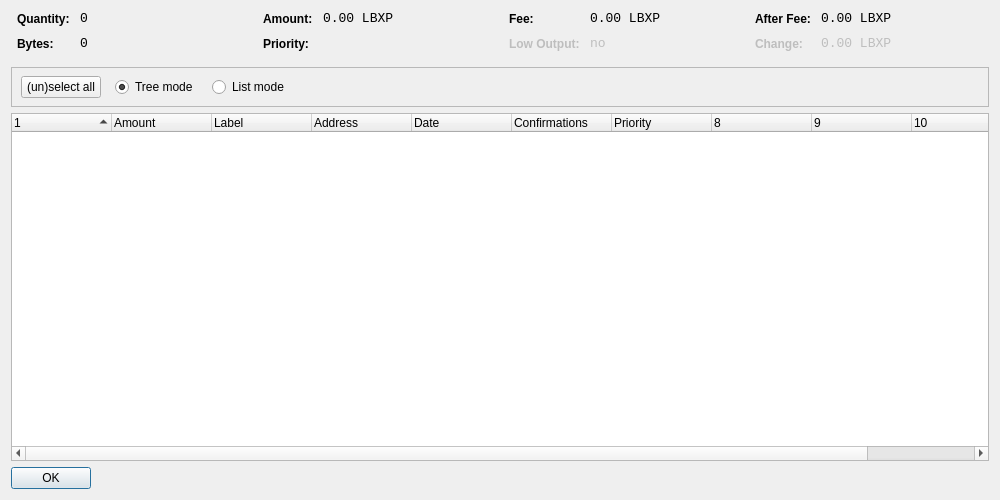
<?xml version="1.0" encoding="UTF-8"?>
<ui version="4.0">
 <class>CoinControlDialog</class>
 <widget class="QDialog" name="CoinControlDialog">
  <property name="geometry">
   <rect>
    <x>0</x>
    <y>0</y>
    <width>1000</width>
    <height>500</height>
   </rect>
  </property>
  <property name="windowTitle">
   <string>Coin Control</string>
  </property>
  <layout class="QVBoxLayout" name="verticalLayout">
   <item>
    <layout class="QHBoxLayout" name="horizontalLayoutTop" stretch="0,0,0,0">
     <property name="topMargin">
      <number>0</number>
     </property>
     <property name="bottomMargin">
      <number>10</number>
     </property>
     <item>
      <layout class="QFormLayout" name="formLayoutCoinControl1">
       <property name="horizontalSpacing">
        <number>10</number>
       </property>
       <property name="verticalSpacing">
        <number>10</number>
       </property>
       <property name="leftMargin">
        <number>6</number>
       </property>
       <property name="rightMargin">
        <number>6</number>
       </property>
       <item row="0" column="0">
        <widget class="QLabel" name="labelCoinControlQuantityText">
         <property name="styleSheet">
          <string notr="true">font-weight:bold;</string>
         </property>
         <property name="text">
          <string>Quantity:</string>
         </property>
        </widget>
       </item>
       <item row="0" column="1">
        <widget class="QLabel" name="labelCoinControlQuantity">
         <property name="font">
          <font>
           <family>Monospace</family>
           <pointsize>10</pointsize>
          </font>
         </property>
         <property name="cursor">
          <cursorShape>IBeamCursor</cursorShape>
         </property>
         <property name="contextMenuPolicy">
          <enum>Qt::ActionsContextMenu</enum>
         </property>
         <property name="text">
          <string notr="true">0</string>
         </property>
         <property name="textInteractionFlags">
          <set>Qt::LinksAccessibleByMouse|Qt::TextSelectableByKeyboard|Qt::TextSelectableByMouse</set>
         </property>
        </widget>
       </item>
       <item row="1" column="0">
        <widget class="QLabel" name="labelCoinControlBytesText">
         <property name="styleSheet">
          <string notr="true">font-weight:bold;</string>
         </property>
         <property name="text">
          <string>Bytes:</string>
         </property>
        </widget>
       </item>
       <item row="1" column="1">
        <widget class="QLabel" name="labelCoinControlBytes">
         <property name="font">
          <font>
           <family>Monospace</family>
           <pointsize>10</pointsize>
          </font>
         </property>
         <property name="cursor">
          <cursorShape>IBeamCursor</cursorShape>
         </property>
         <property name="contextMenuPolicy">
          <enum>Qt::ActionsContextMenu</enum>
         </property>
         <property name="text">
          <string notr="true">0</string>
         </property>
         <property name="textInteractionFlags">
          <set>Qt::LinksAccessibleByMouse|Qt::TextSelectableByKeyboard|Qt::TextSelectableByMouse</set>
         </property>
        </widget>
       </item>
      </layout>
     </item>
     <item>
      <layout class="QFormLayout" name="formLayoutCoinControl2">
       <property name="horizontalSpacing">
        <number>10</number>
       </property>
       <property name="verticalSpacing">
        <number>10</number>
       </property>
       <property name="leftMargin">
        <number>6</number>
       </property>
       <property name="rightMargin">
        <number>6</number>
       </property>
       <item row="0" column="0">
        <widget class="QLabel" name="labelCoinControlAmountText">
         <property name="styleSheet">
          <string notr="true">font-weight:bold;</string>
         </property>
         <property name="text">
          <string>Amount:</string>
         </property>
        </widget>
       </item>
       <item row="0" column="1">
        <widget class="QLabel" name="labelCoinControlAmount">
         <property name="font">
          <font>
           <family>Monospace</family>
           <pointsize>10</pointsize>
          </font>
         </property>
         <property name="cursor">
          <cursorShape>IBeamCursor</cursorShape>
         </property>
         <property name="contextMenuPolicy">
          <enum>Qt::ActionsContextMenu</enum>
         </property>
         <property name="text">
          <string notr="true">0.00 LBXP</string>
         </property>
         <property name="textInteractionFlags">
          <set>Qt::LinksAccessibleByMouse|Qt::TextSelectableByKeyboard|Qt::TextSelectableByMouse</set>
         </property>
        </widget>
       </item>
       <item row="1" column="0">
        <widget class="QLabel" name="labelCoinControlPriorityText">
         <property name="styleSheet">
          <string notr="true">font-weight:bold;</string>
         </property>
         <property name="text">
          <string>Priority:</string>
         </property>
        </widget>
       </item>
       <item row="1" column="1">
        <widget class="QLabel" name="labelCoinControlPriority">
         <property name="font">
          <font>
           <family>Monospace</family>
           <pointsize>10</pointsize>
          </font>
         </property>
         <property name="cursor">
          <cursorShape>IBeamCursor</cursorShape>
         </property>
         <property name="contextMenuPolicy">
          <enum>Qt::ActionsContextMenu</enum>
         </property>
         <property name="text">
          <string/>
         </property>
         <property name="textInteractionFlags">
          <set>Qt::LinksAccessibleByMouse|Qt::TextSelectableByKeyboard|Qt::TextSelectableByMouse</set>
         </property>
        </widget>
       </item>
      </layout>
     </item>
     <item>
      <layout class="QFormLayout" name="formLayoutCoinControl3">
       <property name="horizontalSpacing">
        <number>10</number>
       </property>
       <property name="verticalSpacing">
        <number>10</number>
       </property>
       <property name="leftMargin">
        <number>6</number>
       </property>
       <property name="rightMargin">
        <number>6</number>
       </property>
       <item row="0" column="0">
        <widget class="QLabel" name="labelCoinControlFeeText">
         <property name="styleSheet">
          <string notr="true">font-weight:bold;</string>
         </property>
         <property name="text">
          <string>Fee:</string>
         </property>
        </widget>
       </item>
       <item row="0" column="1">
        <widget class="QLabel" name="labelCoinControlFee">
         <property name="font">
          <font>
           <family>Monospace</family>
           <pointsize>10</pointsize>
          </font>
         </property>
         <property name="cursor">
          <cursorShape>IBeamCursor</cursorShape>
         </property>
         <property name="contextMenuPolicy">
          <enum>Qt::ActionsContextMenu</enum>
         </property>
         <property name="text">
          <string notr="true">0.00 LBXP</string>
         </property>
         <property name="textInteractionFlags">
          <set>Qt::LinksAccessibleByMouse|Qt::TextSelectableByKeyboard|Qt::TextSelectableByMouse</set>
         </property>
        </widget>
       </item>
       <item row="1" column="0">
        <widget class="QLabel" name="labelCoinControlLowOutputText">
         <property name="enabled">
          <bool>false</bool>
         </property>
         <property name="styleSheet">
          <string notr="true">font-weight:bold;</string>
         </property>
         <property name="text">
          <string>Low Output:</string>
         </property>
        </widget>
       </item>
       <item row="1" column="1">
        <widget class="QLabel" name="labelCoinControlLowOutput">
         <property name="enabled">
          <bool>false</bool>
         </property>
         <property name="font">
          <font>
           <family>Monospace</family>
           <pointsize>10</pointsize>
          </font>
         </property>
         <property name="cursor">
          <cursorShape>IBeamCursor</cursorShape>
         </property>
         <property name="contextMenuPolicy">
          <enum>Qt::ActionsContextMenu</enum>
         </property>
         <property name="text">
          <string notr="true">no</string>
         </property>
         <property name="textInteractionFlags">
          <set>Qt::LinksAccessibleByMouse|Qt::TextSelectableByKeyboard|Qt::TextSelectableByMouse</set>
         </property>
        </widget>
       </item>
      </layout>
     </item>
     <item>
      <layout class="QFormLayout" name="formLayoutCoinControl4">
       <property name="horizontalSpacing">
        <number>10</number>
       </property>
       <property name="verticalSpacing">
        <number>10</number>
       </property>
       <property name="leftMargin">
        <number>6</number>
       </property>
       <property name="rightMargin">
        <number>6</number>
       </property>
       <item row="0" column="0">
        <widget class="QLabel" name="labelCoinControlAfterFeeText">
         <property name="styleSheet">
          <string notr="true">font-weight:bold;</string>
         </property>
         <property name="text">
          <string>After Fee:</string>
         </property>
        </widget>
       </item>
       <item row="0" column="1">
        <widget class="QLabel" name="labelCoinControlAfterFee">
         <property name="font">
          <font>
           <family>Monospace</family>
           <pointsize>10</pointsize>
          </font>
         </property>
         <property name="cursor">
          <cursorShape>IBeamCursor</cursorShape>
         </property>
         <property name="contextMenuPolicy">
          <enum>Qt::ActionsContextMenu</enum>
         </property>
         <property name="text">
          <string notr="true">0.00 LBXP</string>
         </property>
         <property name="textInteractionFlags">
          <set>Qt::LinksAccessibleByMouse|Qt::TextSelectableByKeyboard|Qt::TextSelectableByMouse</set>
         </property>
        </widget>
       </item>
       <item row="1" column="0">
        <widget class="QLabel" name="labelCoinControlChangeText">
         <property name="enabled">
          <bool>false</bool>
         </property>
         <property name="styleSheet">
          <string notr="true">font-weight:bold;</string>
         </property>
         <property name="text">
          <string>Change:</string>
         </property>
        </widget>
       </item>
       <item row="1" column="1">
        <widget class="QLabel" name="labelCoinControlChange">
         <property name="enabled">
          <bool>false</bool>
         </property>
         <property name="font">
          <font>
           <family>Monospace</family>
           <pointsize>10</pointsize>
          </font>
         </property>
         <property name="cursor">
          <cursorShape>IBeamCursor</cursorShape>
         </property>
         <property name="contextMenuPolicy">
          <enum>Qt::ActionsContextMenu</enum>
         </property>
         <property name="text">
          <string notr="true">0.00 LBXP</string>
         </property>
         <property name="textInteractionFlags">
          <set>Qt::LinksAccessibleByMouse|Qt::TextSelectableByKeyboard|Qt::TextSelectableByMouse</set>
         </property>
        </widget>
       </item>
      </layout>
     </item>
    </layout>
   </item>
   <item>
    <widget class="QFrame" name="frame">
     <property name="minimumSize">
      <size>
       <width>0</width>
       <height>40</height>
      </size>
     </property>
     <property name="frameShape">
      <enum>QFrame::StyledPanel</enum>
     </property>
     <property name="frameShadow">
      <enum>QFrame::Sunken</enum>
     </property>
     <widget class="QWidget" name="horizontalLayoutWidget">
      <property name="geometry">
       <rect>
        <x>10</x>
        <y>0</y>
        <width>781</width>
        <height>41</height>
       </rect>
      </property>
      <layout class="QHBoxLayout" name="horizontalLayoutPanel" stretch="0,0,0,0,0">
       <property name="spacing">
        <number>14</number>
       </property>
       <item>
        <widget class="QPushButton" name="pushButtonSelectAll">
         <property name="sizePolicy">
          <sizepolicy hsizetype="Maximum" vsizetype="Fixed">
           <horstretch>0</horstretch>
           <verstretch>0</verstretch>
          </sizepolicy>
         </property>
         <property name="text">
          <string>(un)select all</string>
         </property>
        </widget>
       </item>
       <item>
        <widget class="QRadioButton" name="radioTreeMode">
         <property name="sizePolicy">
          <sizepolicy hsizetype="Maximum" vsizetype="Fixed">
           <horstretch>0</horstretch>
           <verstretch>0</verstretch>
          </sizepolicy>
         </property>
         <property name="text">
          <string>Tree mode</string>
         </property>
         <property name="checked">
          <bool>true</bool>
         </property>
        </widget>
       </item>
       <item>
        <widget class="QRadioButton" name="radioListMode">
         <property name="sizePolicy">
          <sizepolicy hsizetype="Maximum" vsizetype="Fixed">
           <horstretch>0</horstretch>
           <verstretch>0</verstretch>
          </sizepolicy>
         </property>
         <property name="text">
          <string>List mode</string>
         </property>
        </widget>
       </item>
       <item>
        <spacer name="horizontalSpacer">
         <property name="orientation">
          <enum>Qt::Horizontal</enum>
         </property>
         <property name="sizeHint" stdset="0">
          <size>
           <width>40</width>
           <height>20</height>
          </size>
         </property>
        </spacer>
       </item>
      </layout>
     </widget>
    </widget>
   </item>
   <item>
    <widget class="CoinControlTreeWidget" name="treeWidget">
     <property name="contextMenuPolicy">
      <enum>Qt::CustomContextMenu</enum>
     </property>
     <property name="sortingEnabled">
      <bool>false</bool>
     </property>
     <property name="columnCount">
      <number>11</number>
     </property>
     <attribute name="headerShowSortIndicator" stdset="0">
      <bool>true</bool>
     </attribute>
     <attribute name="headerStretchLastSection">
      <bool>false</bool>
     </attribute>
     <column>
      <property name="text">
       <string/>
      </property>
     </column>
     <column>
      <property name="text">
       <string>Amount</string>
      </property>
     </column>
     <column>
      <property name="text">
       <string>Label</string>
      </property>
     </column>
     <column>
      <property name="text">
       <string>Address</string>
      </property>
     </column>
     <column>
      <property name="text">
       <string>Date</string>
      </property>
     </column>
     <column>
      <property name="text">
       <string>Confirmations</string>
      </property>
      <property name="toolTip">
       <string>Confirmed</string>
      </property>
     </column>
     <column>
      <property name="text">
       <string>Priority</string>
      </property>
     </column>
     <column>
      <property name="text">
       <string/>
      </property>
     </column>
     <column>
      <property name="text">
       <string/>
      </property>
     </column>
     <column>
      <property name="text">
       <string/>
      </property>
     </column>
     <column>
      <property name="text">
       <string/>
      </property>
     </column>
    </widget>
   </item>
   <item>
    <widget class="QDialogButtonBox" name="buttonBox">
     <property name="sizePolicy">
      <sizepolicy hsizetype="Maximum" vsizetype="Fixed">
       <horstretch>0</horstretch>
       <verstretch>0</verstretch>
      </sizepolicy>
     </property>
     <property name="orientation">
      <enum>Qt::Horizontal</enum>
     </property>
     <property name="standardButtons">
      <set>QDialogButtonBox::Ok</set>
     </property>
    </widget>
   </item>
  </layout>
 </widget>
 <customwidgets>
  <customwidget>
   <class>CoinControlTreeWidget</class>
   <extends>QTreeWidget</extends>
   <header>coincontroltreewidget.h</header>
  </customwidget>
 </customwidgets>
 <resources/>
 <connections/>
</ui>
